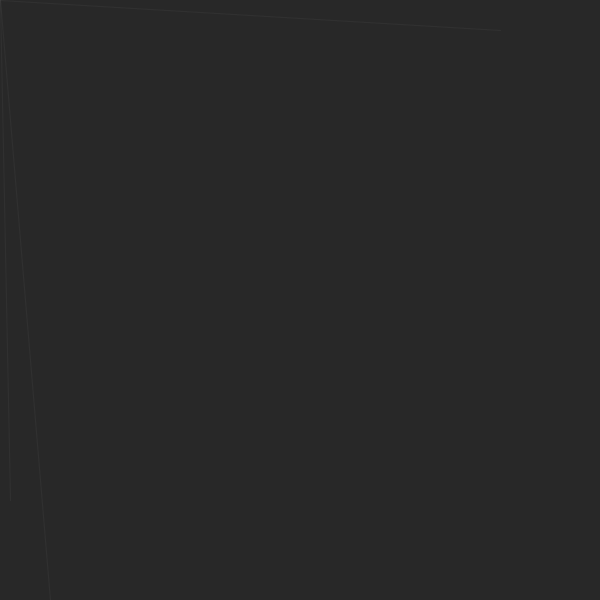
Frame 1 (no input)
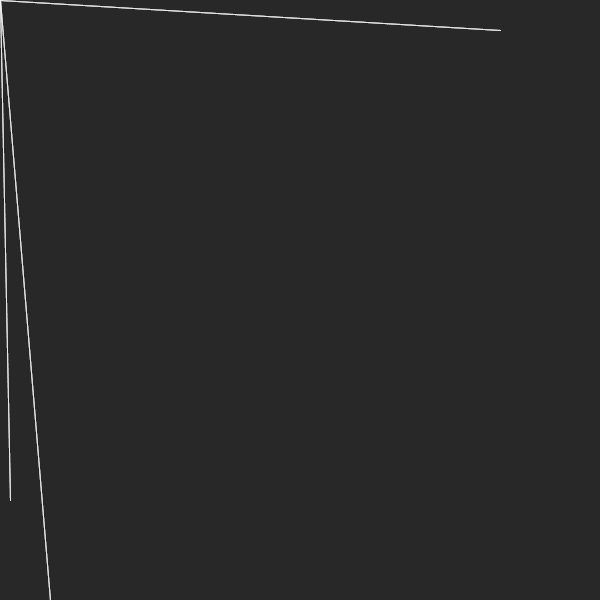
Frame 60 (the mouse pressed at the canvas centre just before this capture)
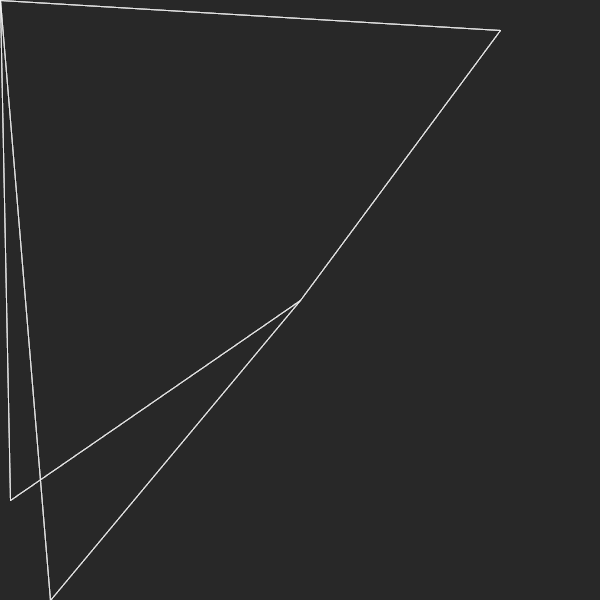
Frame 120 (the mouse held since frame 60 and released just before this capture)

The Processing sketch that drew these frames (run headless with seeded random() and noise(); from frame 60 on, the mouse is pressed at the canvas centre):

// Processing sketch: processing_186178
// ── processing_186178.pde

int x1=10;
int x2=50;
int x3=500;
int y1=500;
int y2=30;
int y3=600;
 
 
void setup() {
  size(600,600);
  background(40);
}
 
 
void draw() {
  stroke(255,10);
  line(mouseX,mouseY,x2,y3);
  line(mouseX,mouseY,x3,y2);
  line(mouseX,mouseY,x1,y1);
  
}
